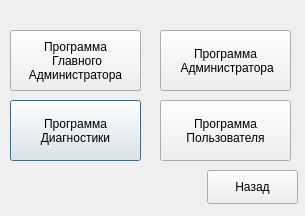
<?xml version="1.0" encoding="UTF-8"?>
<ui version="4.0">
 <class>Dialog</class>
 <widget class="QDialog" name="Dialog">
  <property name="geometry">
   <rect>
    <x>0</x>
    <y>0</y>
    <width>305</width>
    <height>216</height>
   </rect>
  </property>
  <property name="windowTitle">
   <string>Dialog</string>
  </property>
  <widget class="QPushButton" name="pushButton">
   <property name="geometry">
    <rect>
     <x>10</x>
     <y>100</y>
     <width>131</width>
     <height>61</height>
    </rect>
   </property>
   <property name="text">
    <string>Программа 
Диагностики</string>
   </property>
  </widget>
  <widget class="QPushButton" name="pushButton_2">
   <property name="geometry">
    <rect>
     <x>10</x>
     <y>30</y>
     <width>131</width>
     <height>61</height>
    </rect>
   </property>
   <property name="text">
    <string>Программа
 Главного
Администратора</string>
   </property>
  </widget>
  <widget class="QPushButton" name="pushButton_3">
   <property name="geometry">
    <rect>
     <x>160</x>
     <y>30</y>
     <width>131</width>
     <height>61</height>
    </rect>
   </property>
   <property name="text">
    <string>Программа
 Администратора</string>
   </property>
  </widget>
  <widget class="QPushButton" name="pushButton_4">
   <property name="geometry">
    <rect>
     <x>160</x>
     <y>100</y>
     <width>131</width>
     <height>61</height>
    </rect>
   </property>
   <property name="text">
    <string>Программа
Пользователя</string>
   </property>
  </widget>
  <widget class="QPushButton" name="pushButton_5">
   <property name="geometry">
    <rect>
     <x>207</x>
     <y>170</y>
     <width>91</width>
     <height>34</height>
    </rect>
   </property>
   <property name="text">
    <string>Назад</string>
   </property>
  </widget>
 </widget>
 <resources/>
 <connections/>
</ui>
